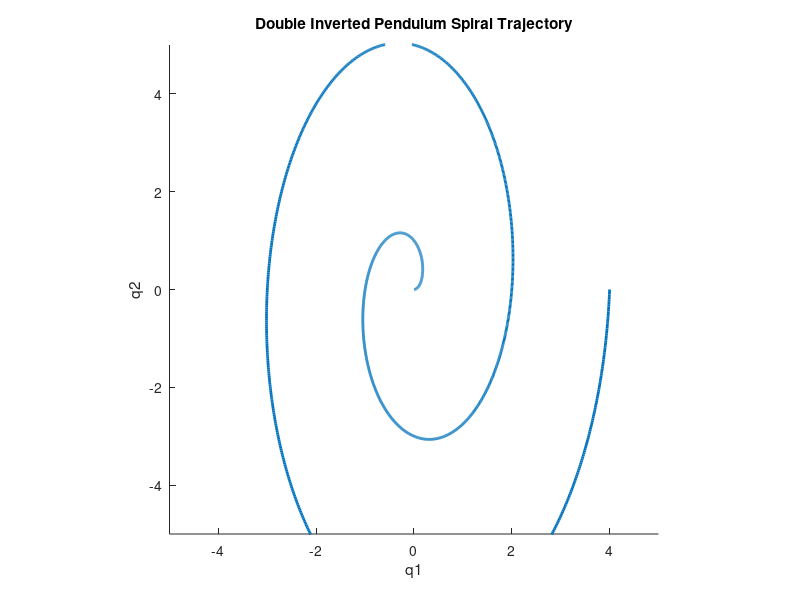
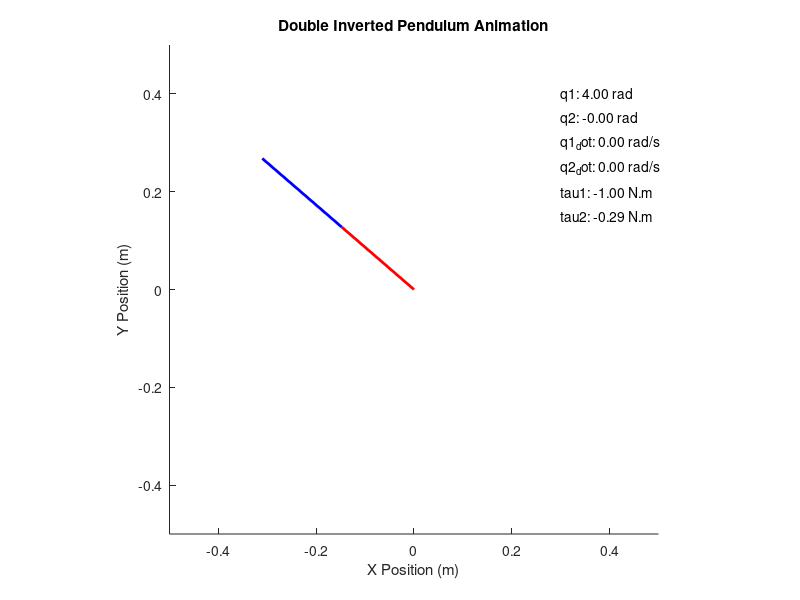

Write MATLAB code to recreate these figures, in order. (Note: this script raises an error after producing the figures.)
%% INVERTED DOUBLE PENDULUM SYSTEM TRAJECTORY GENERATION
% This file uses hand-designed angular positions, velocities and
% accelerations and inverse dynamics to determine the necessary
% feedforward torques to achieve the desired trajectory.
% LIMITS OF THE SYSTEM
% (1) Angular Velocity Range: 7500 [rpm] = 785.3981633974482 [rad/s]
% (2) Angular Acceleration Range: 125.663706 [rad /(s^2)]
% (3) Angular Position Range:
% (4) Torque Limit: 1 [N.m] Peak Torque

%% SECTION 1: Physical parameters of the system
% Define parameters of double inverted pendulum system
L1 = 0.195;       % Link 1 length (m)
L2 = 0.215;       % Link 2 length (m)
m1 = 0.36;        % Link 1 mass (kg)
m2 = 0.21;        % Link 2 mass (kg)
g = 9.8;          % gravity (m/s^2)

%% SECTION 2: Initialising simulation variables

% Time vector for simulation
t_sim = linspace(0, 10, 2000);  % Time vector for simulation with more points

% Initialise arrays to store torques and other simulation results
tau1 = zeros(size(t_sim));    % Initialise torque array of first motor to zero
tau2 = zeros(size(t_sim));    % Initialise torque array of second motor to zero
q1_sim = zeros(size(t_sim));  % Initialise position array of first motor to zero
q2_sim = zeros(size(t_sim));  % Initialise position array of second motor to zero
q1_dot_sim = zeros(size(t_sim));  % Initialise velocity array of first motor to zero
q2_dot_sim = zeros(size(t_sim));  % Initialise velocity array of second motor to zero
q1_dot_dot_sim = zeros(size(t_sim));  % Initialise acceleration array of first motor to zero
q2_dot_dot_sim = zeros(size(t_sim));  % Initialise acceleration array of second motor to zero

%% SECTION 3: Desired Trajectory - Positions, Velocities and Accelerations

% Define spiral trajectory for q1 and q2
theta = linspace(0, 4*pi, length(t_sim));  % Angle for spiral
r = linspace(0, 4, length(t_sim));  % Radius for spiral

% Scale the desired position for q1 and q2 differently
q1_desired = r .* cos(theta);  % Desired position for q1
q2_desired = 2 * r .* sin(theta);  % Desired position for q2 (scaled)

% Compute velocities using finite differences
dt = t_sim(2) - t_sim(1);  % Time step
q1_dot_desired = [diff(q1_desired) / dt, 0];  % Add a zero to the end to match the original length
q2_dot_desired = [diff(q2_desired) / dt, 0];  % Add a zero to the end to match the original length

% Compute accelerations using finite differences
q1_dot_dot_desired = [diff(q1_dot_desired) / dt, 0];  % Add a zero to the end to match the original length
q2_dot_dot_desired = [diff(q2_dot_desired) / dt, 0];  % Add a zero to the end to match the original length

%% SECTION 4: Calculate torques using Inverse Dynamics

% Precompute sin and cos for efficiency
cos_q2 = cos(q2_desired);
sin_q2 = sin(q2_desired);

% Calculate required torques to achieve desired trajectories
for i = 1:length(t_sim)
    % Calculate required torques to achieve desired trajectories
    q1 = q1_desired(i);
    q2 = q2_desired(i);
    q1_dot = q1_dot_desired(i);
    q2_dot = q2_dot_desired(i);
    q1_dot_dot = q1_dot_dot_desired(i);
    q2_dot_dot = q2_dot_dot_desired(i);
    
    % Mass matrix
    M11 = m1 * L1^2 + m2 * (L1^2 + 2 * L1 * L2 * cos_q2(i) + L2^2);
    M12 = m2 * (L1 * L2 * cos_q2(i) + L2^2);
    M21 = m2 * (L1 * L2 * cos_q2(i) + L2^2);
    M22 = m2 * L2^2;
    M = [M11, M12; M21, M22];
    
    % Coriolis and centripetal torques
    c11 = -m2 * L1 * L2 * sin_q2(i) * (2 * q1_dot * q2_dot + q2_dot^2);
    c21 = m2 * L1 * L2 * q1_dot^2 * sin_q2(i);
    c = [c11; c21];
    
    % Gravitational torques
    g_q11 = (m1 + m2) * L1 * g * cos(q1) + m2 * g * L2 * cos(q1 + q2);
    g_q21 = m2 * g * L2 * cos(q1 + q2);
    g_q = [g_q11; g_q21];
    
    % Compute torques using inverse dynamics
    q_dot_dot = [q1_dot_dot; q2_dot_dot];
    tau = M * q_dot_dot + c + g_q;
    
    % Enforce torque limits
    tau = min(max(tau, -1), 1);
    
    % Store results
    tau1(i) = tau(1);
    tau2(i) = tau(2);
    q1_sim(i) = q1;
    q2_sim(i) = q2;
    q1_dot_sim(i) = q1_dot;
    q2_dot_sim(i) = q2_dot;
    q1_dot_dot_sim(i) = q1_dot_dot;
    q2_dot_dot_sim(i) = q2_dot_dot;
end

%% SIMULATE SYSTEM
% Animation of the double inverted pendulum
figure;
hold on;
axis equal;
xlim([-5 5]);
ylim([-5 5]);
xlabel('q1');
ylabel('q2');
title('Double Inverted Pendulum Spiral Trajectory');

% Plot the trajectory
plot(q1_sim, q2_sim, 'LineWidth', 2);

%% SIMULATE SYSTEM
% Animation of the double inverted pendulum
figure;
hold on;
axis equal;
xlim([-0.5 0.5]);
ylim([-0.5 0.5]);
xlabel('X Position (m)');
ylabel('Y Position (m)');
title('Double Inverted Pendulum Animation');

% Define the pendulum links
pendulum1 = plot([0, L1 * sin(q1_sim(1))], [0, -L1 * cos(q1_sim(1))], 'r-', 'LineWidth', 2);
pendulum2 = plot([L1 * sin(q1_sim(1)), L1 * sin(q1_sim(1)) + L2 * sin(q1_sim(1) + q2_sim(1))], ...
                 [-L1 * cos(q1_sim(1)), -L1 * cos(q1_sim(1)) - L2 * cos(q1_sim(1) + q2_sim(1))], 'b-', 'LineWidth', 2);

% Initialize text annotations
q1_text = text(0.3, 0.4, sprintf('q1: %.2f rad', q1_sim(1)), 'FontSize', 10, 'Color', 'k');
q2_text = text(0.3, 0.35, sprintf('q2: %.2f rad', q2_sim(1)), 'FontSize', 10, 'Color', 'k');
q1_dot_text = text(0.3, 0.3, sprintf('q1_dot: %.2f rad/s', q1_dot_sim(1)), 'FontSize', 10, 'Color', 'k');
q2_dot_text = text(0.3, 0.25, sprintf('q2_dot: %.2f rad/s', q2_dot_sim(1)), 'FontSize', 10, 'Color', 'k');
tau1_text = text(0.3, 0.2, sprintf('tau1: %.2f N.m', tau1(1)), 'FontSize', 10, 'Color', 'k');
tau2_text = text(0.3, 0.15, sprintf('tau2: %.2f N.m', tau2(1)), 'FontSize', 10, 'Color', 'k');

% Update the animation in a loop
for i = 1:length(t_sim)
    % Update the pendulum links
    set(pendulum1, 'XData', [0, L1 * sin(q1_sim(i))], 'YData', [0, -L1 * cos(q1_sim(i))]);
    set(pendulum2, 'XData', [L1 * sin(q1_sim(i)), L1 * sin(q1_sim(i)) + L2 * sin(q1_sim(i) + q2_sim(i))], ...
                   'YData', [-L1 * cos(q1_sim(i)), -L1 * cos(q1_sim(i)) - L2 * cos(q1_sim(i) + q2_sim(i))]);
    
    % Update the text annotations
    set(q1_text, 'String', sprintf('q1: %.2f rad', q1_sim(i)));
    set(q2_text, 'String', sprintf('q2: %.2f rad', q2_sim(i)));
    set(q1_dot_text, 'String', sprintf('q1_dot: %.2f rad/s', q1_dot_sim(i)));
    set(q2_dot_text, 'String', sprintf('q2_dot: %.2f rad/s', q2_dot_sim(i)));
    set(tau1_text, 'String', sprintf('tau1: %.2f N.m', tau1(i)));
    set(tau2_text, 'String', sprintf('tau2: %.2f N.m', tau2(i)));
    
    % Pause to create animation effect
    pause(0.001);
end
%% GENERATE CSV FILE OF TRAJECTORY
% Create CSV file of Trajectory Generation Data

% Define the filename
filename = 'VERY_TESTY.csv';

% Transpose each variable and concatenate them into a single matrix
data = [t_sim(:), q1_sim(:), q1_dot_sim(:), q1_dot_dot_sim(:), tau1(:), q2_sim(:), q2_dot_sim(:), q2_dot_dot_sim(:), tau2(:)];

% Define custom variable names as a title
title_line = 'Time,q1,q1_dot,q1_dot_dot,tau1,q2,q2_dot,q2_dot_dot,tau2';

% Write the title to the CSV file without adding a newline character
fid = fopen(filename, 'w');
fprintf(fid, '%s\n', title_line);
fclose(fid);

% Append data to the CSV file
writematrix(data, filename, 'WriteMode', 'append');
